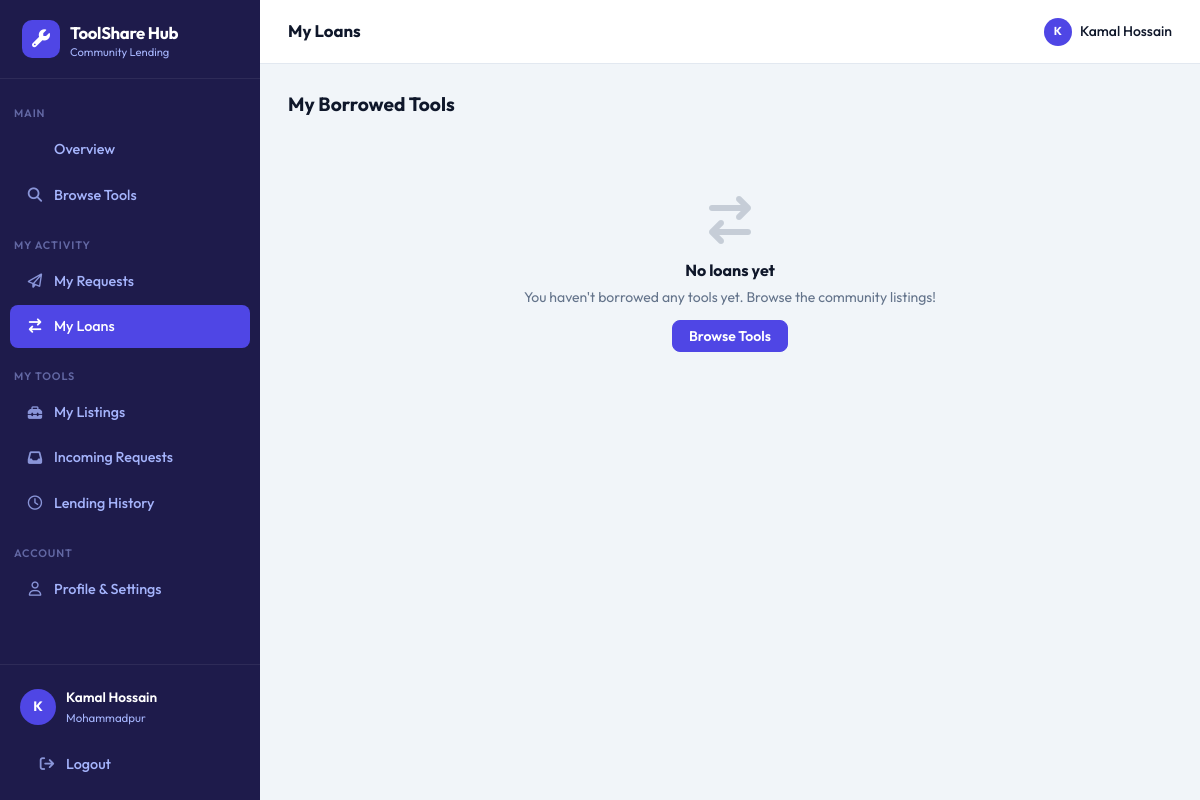
/user_dashboard.php?section=loans (signed in), run on the app's committed database.
### tables this page shows
CREATE TABLE `member` (
  `member_id` int(11) NOT NULL AUTO_INCREMENT,
  `name` varchar(150) NOT NULL,
  `email` varchar(150) NOT NULL,
  `phone` varchar(20) DEFAULT NULL,
  `password` varchar(255) NOT NULL,
  `area_id` int(11) NOT NULL,
  `avg_rating` decimal(3,2) DEFAULT 0.00,
  `total_loans` int(11) DEFAULT 0,
  `is_banned` tinyint(1) NOT NULL DEFAULT 0,
  `profile_bio` text DEFAULT NULL,
  `role` enum('Admin','Member') DEFAULT 'Member',
  `created_at` datetime DEFAULT current_timestamp(),
  PRIMARY KEY (`member_id`),
  UNIQUE KEY `email` (`email`),
  CONSTRAINT `member_ibfk_1` FOREIGN KEY (`area_id`) REFERENCES `area` (`area_id`)
);

CREATE TABLE `area` (
  `area_id` int(11) NOT NULL AUTO_INCREMENT,
  `area_name` varchar(100) NOT NULL,
  `district` varchar(100) NOT NULL,
  PRIMARY KEY (`area_id`)
);

### user_dashboard.php (the view, shortened to what the rows shown need)
<?php
require_once 'db.php';
$uid     = (int)$_SESSION['member_id'];
$section = $_GET['section'] ?? 'overview';
$member  = fetchOne("SELECT m.*, a.area_name, a.district FROM Member m JOIN Area a ON m.area_id=a.area_id WHERE m.member_id=$uid");
$pending_incoming = fetchOne("SELECT COUNT(*) AS cnt FROM Borrow_Request br JOIN Tool t ON br.tool_id=t.tool_id WHERE t.owner_id=$uid AND br.status='Pending'")['cnt'];
$overdue_mine     = fetchOne("SELECT COUNT(*) AS cnt FROM Loan_Record WHERE borrower_id=$uid AND status='Active' AND expected_return < CURDATE()")['cnt'];
?>
<!DOCTYPE html>
<html lang="en">
<head>
    <link rel="stylesheet" href="assets/style.css">
    <link rel="stylesheet" href="https://cdnjs.cloudflare.com/ajax/libs/font-awesome/6.5.0/css/all.min.css">
</head>
<body>
    <div class="layout">
        <aside class="sidebar" id="sidebar">
            <div class="sidebar-footer">
                <div class="sidebar-user">
                    <div class="avatar"><?= strtoupper(substr($member['name'], 0, 1)) ?></div>
                    <div class="sidebar-user-info">
                        <div class="sidebar-user-name"><?= htmlspecialchars($member['name']) ?></div>
                        <div class="sidebar-user-role"><?= $member['area_name'] ?></div>
                    </div>
                </div>
            </div>
        </aside>
        <div class="main">
            <header class="topbar">
                <div class="topbar-actions">
                    <a href="?section=profile" style="display:flex;align-items:center;gap:8px;color:var(--text);font-weight:500;font-size:.875rem;">
                        <div class="avatar sm"><?= strtoupper(substr($member['name'], 0, 1)) ?></div>
                        <?= htmlspecialchars($member['name']) ?>
                    </a>
                </div>
            </header>
            <div class="page-content fade-in">
                <?php if ($section === 'overview'): ?>
                    <?php
                    $my_tools   = fetchOne("SELECT COUNT(*) AS cnt FROM Tool WHERE owner_id=$uid")['cnt'];
                    $total_loans = $member['total_loans'];
                    $my_rating   = $member['avg_rating'];
                    $review_cnt  = fetchOne("SELECT COUNT(*) AS cnt FROM Review WHERE reviewee_id=$uid")['cnt'];
                    $returned_loans = fetchOne("SELECT COUNT(*) AS cnt FROM Loan_Record WHERE borrower_id=$uid AND status='Returned'")['cnt'];
                    ?>
                    <div class="stats-grid">
                        <div class="stat-card">
                            <div class="stat-icon indigo"><i class="fa-solid fa-toolbox"></i></div>
                            <div class="stat-value"><?= $my_tools ?></div>
                            <div class="stat-label">Tools Listed</div>
                        </div>
                        <div class="stat-card">
                            <div class="stat-icon blue"><i class="fa-solid fa-arrow-right-arrow-left"></i></div>
                            <div class="stat-value"><?= $total_loans ?></div>
                            <div class="stat-label">Total Borrows</div>
                        </div>
                        <div class="stat-card">
                            <div class="stat-icon green"><i class="fa-solid fa-check-circle"></i></div>
                            <div class="stat-value"><?= $returned_loans ?></div>
                            <div class="stat-label">Completed Returns</div>
                        </div>
                        <div class="stat-card">
                            <div class="stat-icon amber"><i class="fa-solid fa-star"></i></div>
                            <div class="stat-value"><?= number_format($my_rating, 1) ?></div>
                            <div class="stat-label">Avg. Rating (<?= $review_cnt ?> reviews)</div>
                        </div>
                        <div class="stat-card">
                            <div class="stat-icon <?= $pending_incoming ? 'red' : 'green' ?>"><i class="fa-solid fa-inbox"></i></div>
                            <div class="stat-value"><?= $pending_incoming ?></div>
                            <div class="stat-label">Pending Requests (received)</div>
                        </div>
                        <div class="stat-card">
                            <div class="stat-icon <?= $overdue_mine ? 'red' : 'green' ?>"><i class="fa-solid fa-clock"></i></div>
                            <div class="stat-value"><?= $overdue_mine ?></div>
                            <div class="stat-label">Overdue Loans</div>
                        </div>
                    </div>
                    <div style="display:grid;grid-template-columns:1fr 1fr;gap:18px;margin-top:4px;">
                        <div class="card">
                            <div class="card-header">
                                <span><i class="fa-solid fa-clock-rotate-left" style="color:var(--primary);margin-right:6px;"></i>Recently Listed Tools</span>
                                <a href="?section=browse" class="btn btn-ghost btn-sm">View all →</a>
                            </div>
                            <?php
                            $recent_tools = fetchAll("
            SELECT t.name, t.status, c.name AS cat, m.name AS owner
            FROM Tool t
            JOIN Category c ON t.category_id=c.category_id
            JOIN Member m ON t.owner_id=m.member_id
            WHERE t.status='Available' AND t.owner_id != $uid
            ORDER BY t.created_at DESC LIMIT 5
        ");
                            ?>
                            <?php if ($recent_tools): ?>
                                <div style="padding:6px 0;">
                                    <?php foreach ($recent_tools as $t): ?>
                                        <div style="display:flex;align-items:center;gap:12px;padding:10px 16px;border-bottom:1px solid var(--border);">
                                            <div class="td-icon"><i class="<?= categoryIcon($t['cat']) ?>" style="font-size:.8rem;"></i></div>
                                            <div style="flex:1;">
                                                <div style="font-size:.875rem;font-weight:600;"><?= htmlspecialchars($t['name']) ?></div>
                                                <div style="font-size:.75rem;color:var(--text-muted);"><?= htmlspecialchars($t['cat']) ?> • <?= htmlspecialchars($t['owner']) ?></div>
                                            </div>
                                            <?= badge($t['status']) ?>
                                        </div>
                                    <?php endforeach; ?>
                                </div>
                            <?php else: ?>
                                <div class="empty-state" style="padding:30px 20px;"><i class="fa-solid fa-toolbox"></i>
                                    <p>No tools available right now</p>
                                </div>
                            <?php endif; ?>
                        </div>
                        <div class="card">
                            <div class="card-header">
                                <span><i class="fa-solid fa-list-check" style="color:var(--primary);margin-right:6px;"></i>My Recent Loans</span>
                                <a href="?section=loans" class="btn btn-ghost btn-sm">View all →</a>
                            </div>
                            <?php
                            $recent_loans = fetchAll("
            SELECT lr.loan_id, lr.status, lr.expected_return, t.name AS tool, lr.loan_date,
                   DATEDIFF(CURDATE(), lr.expected_return) AS days_late
            FROM Loan_Record lr JOIN Tool t ON lr.tool_id=t.tool_id
            WHERE lr.borrower_id=$uid
            ORDER BY lr.loan_date DESC LIMIT 5
        ");
                            ?>
                            <?php if ($recent_loans): ?>
                                <div style="padding:6px 0;">
                                    <?php foreach ($recent_loans as $l): ?>
                                        <div style="display:flex;align-items:center;gap:12px;padding:10px 16px;border-bottom:1px solid var(--border);">
                                            <div class="td-icon"><i class="fa-solid fa-arrow-right-arrow-left"></i></div>
                                            <div style="flex:1;">
                                                <div style="font-size:.875rem;font-weight:600;"><?= htmlspecialchars($l['tool']) ?></div>
                                                <div style="font-size:.75rem;color:var(--text-muted);">Due: <?= $l['expected_return'] ?></div>
                                            </div>
                                            <?= badge($l['status']) ?>
                                            <?php if ($l['status'] === 'Active' && $l['days_late'] > 0): ?>
                                                <span class="overdue-badge"><?= $l['days_late'] ?>d late</span>
                                            <?php endif; ?>
                                        </div>
                                    <?php endforeach; ?>
                                </div>
                            <?php else: ?>
                                <div class="empty-state" style="padding:30px 20px;"><i class="fa-solid fa-arrow-right-arrow-left"></i>
                                    <p>No loans yet</p>
                                </div>
                            <?php endif; ?>
                        </div>
                    </div>
                    <!-- ══════════════════════════════════════════════════════════════
     SECTION: BROWSE TOOLS
══════════════════════════════════════════════════════════════════ -->
                <?php elseif ($section === 'loans'): ?>
                    <div class="section-header">
                        <h2>My Borrowed Tools</h2>
                    </div>
                <?php endif; ?>
            </div>
        </div>
    </div>
</body>
</html>

### data on the page
member: name "K", name "Kamal Hossain", area.area_name "Mohammadpur"

### other printed values
$pageTitle "My Loans"
